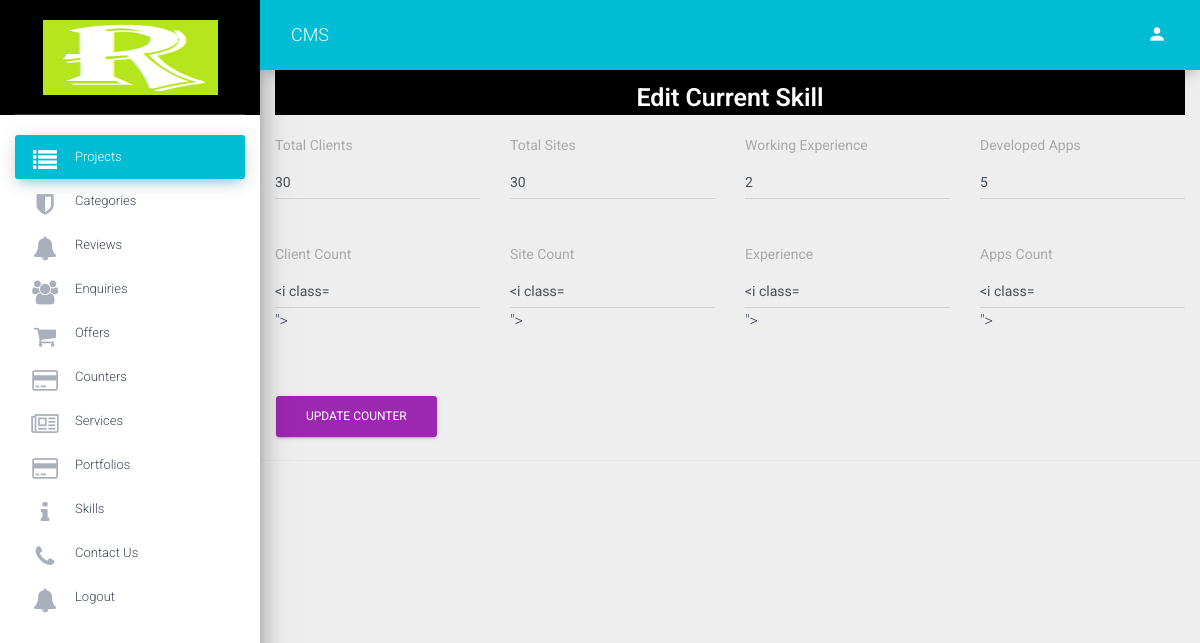
The app's page /admin/edit_counter.php?id=1 (signed in) with its own data.
### tables this page shows
CREATE TABLE `counter` (
  `id` int(11) NOT NULL,
  `clients` int(11) NOT NULL,
  `sites` int(11) NOT NULL,
  `exps` int(11) NOT NULL,
  `apps` int(11) NOT NULL,
  `cl_icon` varchar(100) NOT NULL,
  `s_icon` varchar(100) NOT NULL,
  `ex_icon` varchar(100) NOT NULL,
  `app_icon` varchar(100) NOT NULL,
  `added_on` date NOT NULL
);

### admin/edit_counter.php (the view, shortened to what this page needs)
<?php include 'sidebar.php'; ?>
<?php
$g_id = $_GET['id'];
if(isset($g_id) && $g_id != ''){
    $sql = "SELECT * FROM `counter` WHERE id = $g_id";
    $res = mysqli_query($connect, $sql);
    $row = mysqli_fetch_assoc($res);
}
?>
<div class="container">
    <h3 class="text-center" style="padding-top:60px;background: black;color: #fff;font-weight: 600;">Edit Current Skill</h3>
    <form method="POST" style="width:100%;" enctype="multipart/form-data">
        <div class="row">
            <div class="col-lg-3">
                <div class="form-group">
                    <label for="clients">Total Clients</label>
                    <input type="text" name="clients" class="form-control" value="<?php echo $row['clients']; ?>">
                </div>
            </div>
            <div class="col-lg-3">
                <div class="form-group">
                <label for="sites">Total Sites</label>
                    <input type="text" name="sites" class="form-control" value="<?php echo $row['sites']; ?>">
                </div>
            </div>
            <div class="col-lg-3">
                <div class="form-group">
                <label for="exps">Working Experience</label>
                    <input type="text" name="exps" class="form-control" value="<?php echo $row['exps']; ?>">
                </div>
            </div>
            <div class="col-lg-3">
                <div class="form-group">
                <label for="apps">Developed Apps</label>
                    <input type="text" name="apps" class="form-control" value="<?php echo $row['apps']; ?>">
                </div>
            </div>
        </div>
        <div class="row my-4">
            <div class="col-lg-3">
                <div class="form-group">
                    <label for="clients">Client Count</label>
                    <input type="text" name="ccount" class="form-control" value="<?php echo $row['cl_icon']; ?>">
                </div>
            </div>
            <div class="col-lg-3">
                <div class="form-group">
                <label for="sites">Site Count</label>
                    <input type="text" name="scount" class="form-control" value="<?php echo $row['s_icon']; ?>">
                </div>
            </div>
            <div class="col-lg-3">
                <div class="form-group">
                <label for="exps">Experience</label>
                    <input type="text" name="ecount" class="form-control" value="<?php echo $row['ex_icon']; ?>">
                </div>
            </div>
            <div class="col-lg-3">
                <div class="form-group">
                <label for="apps">Apps Count</label>
                    <input type="text" name="acount" class="form-control" value="<?php echo $row['app_icon']; ?>">
                </div>
            </div>
        </div>
        <div class="row">
            <div class="col-lg-12 mt-4">
                <div class="mx-auto">
                    <input type="submit" name="edit_counter" value="Update Counter" class="btn btn-primary">
                </div>
            </div>
        </div>
    </form>
</div>
<?php include 'footer.php'; ?>

### records on screen
counter: clients "30", sites "30", exps "2", apps "5"
